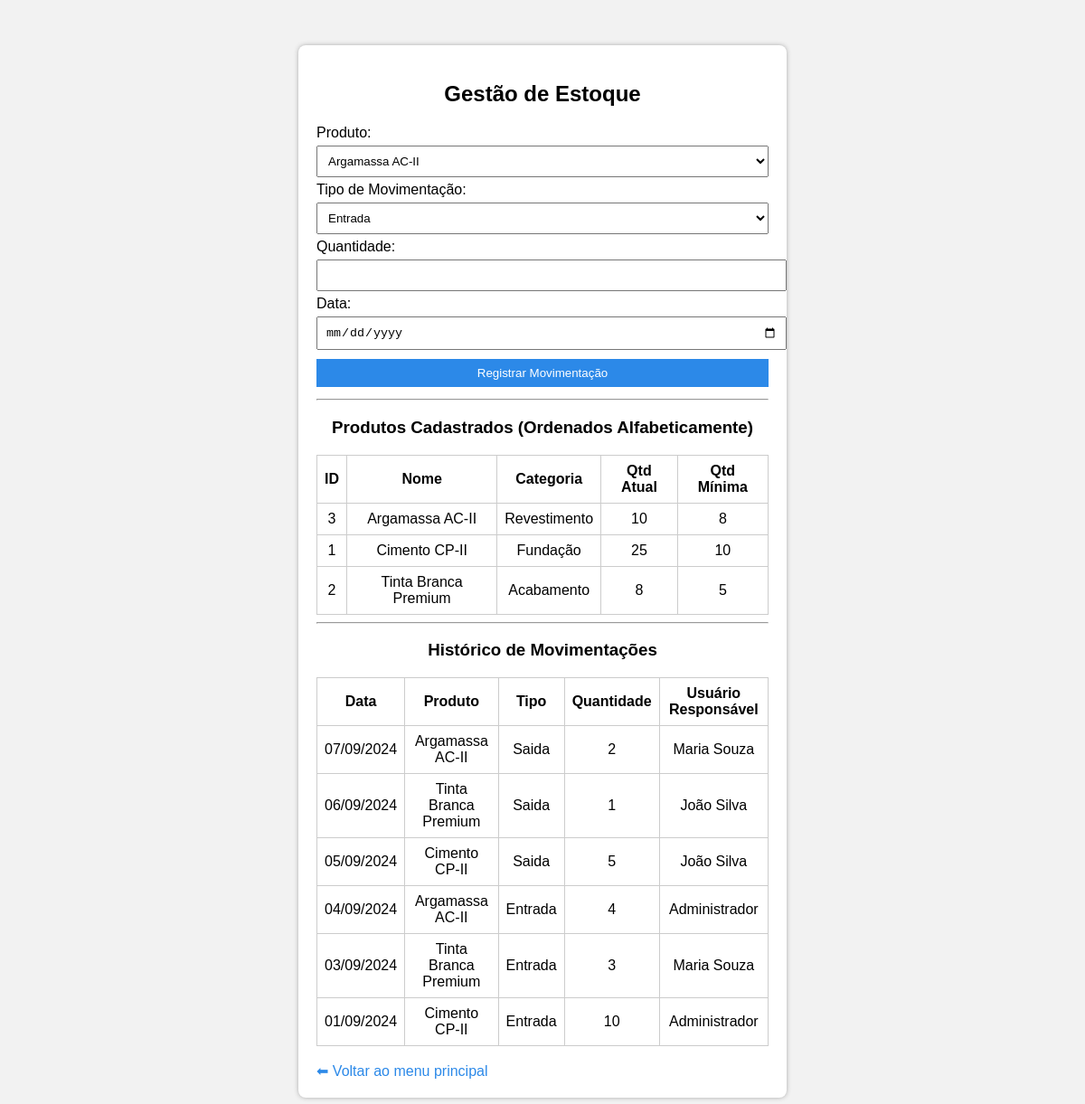
/estoque.php (signed in), run on the app's committed database.
### tables this page shows
CREATE TABLE produtos (
  id_produto INT AUTO_INCREMENT PRIMARY KEY,
  nome VARCHAR(100) NOT NULL,
  descricao TEXT,
  categoria VARCHAR(50),
  unidade_medida VARCHAR(20),
  quantidade_minima INT DEFAULT 0,
  quantidade_atual INT DEFAULT 0
);

CREATE TABLE movimentacoes (
  id_movimentacao INT AUTO_INCREMENT PRIMARY KEY,
  id_produto INT NOT NULL,
  tipo ENUM('entrada', 'saida') NOT NULL,
  quantidade INT NOT NULL,
  data_movimentacao DATE NOT NULL,
  id_usuario INT NOT NULL,
  FOREIGN KEY (id_produto) REFERENCES produtos(id_produto),
  FOREIGN KEY (id_usuario) REFERENCES usuarios(id_usuario)
);

CREATE TABLE usuarios (
  id_usuario INT AUTO_INCREMENT PRIMARY KEY,
  nome VARCHAR(100) NOT NULL,
  email VARCHAR(100) UNIQUE NOT NULL,
  senha VARCHAR(255) NOT NULL
);

### estoque.php (the view, shortened to what this page needs)
<?php
include('conexao.php');
$result = $conn->query("SELECT * FROM produtos");
$produtos = [];
while ($row = $result->fetch_assoc()) {
    $produtos[] = $row;
}
usort($produtos, function($a, $b) {
    return strcasecmp($a['nome'], $b['nome']);
});
$historico = $conn->query("
    SELECT m.*, p.nome AS produto, u.nome AS usuario
    FROM movimentacoes m
    INNER JOIN produtos p ON m.id_produto = p.id_produto
    INNER JOIN usuarios u ON m.id_usuario = u.id_usuario
    ORDER BY m.data_movimentacao DESC, m.id_movimentacao DESC
");
?>
<!DOCTYPE html>
<html lang="pt-br">
<head>
<link rel="stylesheet" href="style.css">
</head>
<body>
<div class="container">
<h2>Gestão de Estoque</h2>
<form method="post">
  <label>Produto:</label>
  <select name="produto" required>
    <?php foreach ($produtos as $p): ?>
      <option value="<?= $p['id_produto'] ?>"><?= htmlspecialchars($p['nome']) ?></option>
    <?php endforeach; ?>
  </select><br>
  <label>Tipo de Movimentação:</label>
  <select name="tipo" required>
    <option value="entrada">Entrada</option>
  </select><br>
  <label>Quantidade:</label>
  <input type="number" name="quantidade" min="1" required><br>
  <label>Data:</label>
  <input type="date" name="data" required><br>
  <button type="submit" name="mover">Registrar Movimentação</button>
</form>
<hr>
<h3>Produtos Cadastrados (Ordenados Alfabeticamente)</h3>
<table border="1">
<tr><th>ID</th><th>Nome</th><th>Categoria</th><th>Qtd Atual</th><th>Qtd Mínima</th></tr>
<?php foreach ($produtos as $p): ?>
<tr>
  <td><?= $p['id_produto'] ?></td>
  <td><?= htmlspecialchars($p['nome']) ?></td>
  <td><?= htmlspecialchars($p['categoria']) ?></td>
  <td><?= $p['quantidade_atual'] ?></td>
  <td><?= $p['quantidade_minima'] ?></td>
</tr>
<?php endforeach; ?>
</table>
<hr>
<h3>Histórico de Movimentações</h3>
<table border="1">
<tr><th>Data</th><th>Produto</th><th>Tipo</th><th>Quantidade</th><th>Usuário Responsável</th></tr>
<?php if ($historico->num_rows > 0): ?>
  <?php while ($mov = $historico->fetch_assoc()): ?>
    <tr>
      <td><?= date("d/m/Y", strtotime($mov['data_movimentacao'])) ?></td>
      <td><?= htmlspecialchars($mov['produto']) ?></td>
      <td><?= ucfirst($mov['tipo']) ?></td>
      <td><?= $mov['quantidade'] ?></td>
      <td><?= htmlspecialchars($mov['usuario']) ?></td>
    </tr>
  <?php endwhile; ?>
<?php else: ?>
  <tr><td colspan="5">Nenhuma movimentação registrada ainda.</td></tr>
<?php endif; ?>
</table>
<br>
<a href="index.php">⬅ Voltar ao menu principal</a>
</div>
</body>
</html>

### style.css (style rules this page uses)
body { font-family: Arial, sans-serif; background: #f2f2f2; }
.container { width: 500px; margin: 50px auto; background: #fff; padding: 20px; border-radius: 8px; box-shadow: 0 0 5px #aaa; }
h2,h3 { text-align: center; }
input,select,button { width: 100%; padding: 8px; margin: 5px 0; }
button { background: #2c89e8; color: #fff; border: none; cursor: pointer; }
table { width: 100%; border-collapse: collapse; margin-top: 15px; }
th, td { border: 1px solid #ccc; padding: 8px; text-align: center; }
a { text-decoration: none; color: #2c89e8; }

### data on the page
produtos: id_produto "3", nome "Argamassa AC-II", categoria "Revestimento", quantidade_atual "10", quantidade_minima "8"
produtos: id_produto "1", nome "Cimento CP-II", categoria "Fundação", quantidade_atual "25", quantidade_minima "10"
produtos: id_produto "2", nome "Tinta Branca Premium", categoria "Acabamento", quantidade_atual "8", quantidade_minima "5"
movimentacoes: data_movimentacao "07/09/2024", id_produto.nome "Argamassa AC-II", tipo "Saida", quantidade "2", id_usuario.nome "Maria Souza"
movimentacoes: data_movimentacao "06/09/2024", id_produto.nome "Tinta Branca Premium", tipo "Saida", quantidade "1", id_usuario.nome "João Silva"
movimentacoes: data_movimentacao "05/09/2024", id_produto.nome "Cimento CP-II", tipo "Saida", quantidade "5", id_usuario.nome "João Silva"
movimentacoes: data_movimentacao "04/09/2024", id_produto.nome "Argamassa AC-II", tipo "Entrada", quantidade "4", id_usuario.nome "Administrador"
movimentacoes: data_movimentacao "03/09/2024", id_produto.nome "Tinta Branca Premium", tipo "Entrada", quantidade "3", id_usuario.nome "Maria Souza"
movimentacoes: data_movimentacao "01/09/2024", id_produto.nome "Cimento CP-II", tipo "Entrada", quantidade "10", id_usuario.nome "Administrador"

### other printed values
form field produto "Argamassa AC-II"
